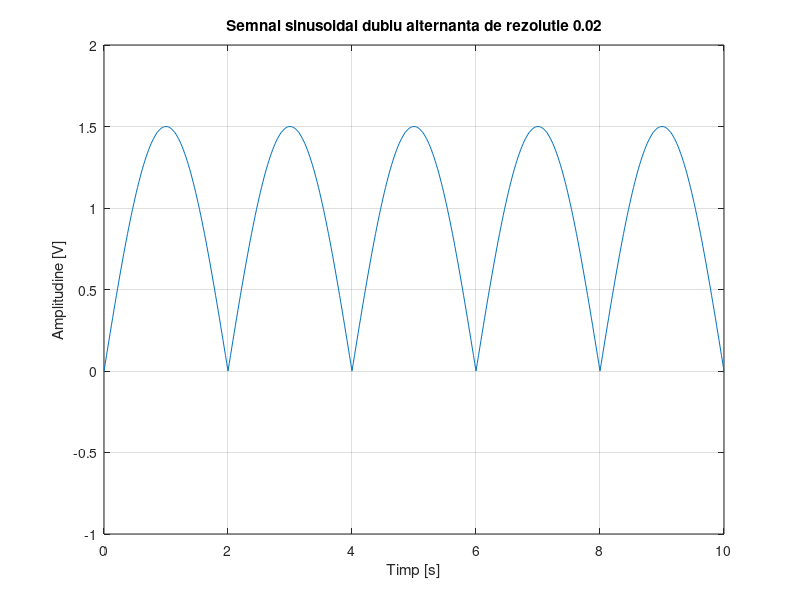

The MATLAB source for this figure:
f=0.25
t=0:0.02:10;    %rezolutie 0.02s
A=1.5;
y=abs(A*sin(2*pi*0.25*t));
plot(t,y), grid;
axis([0,10,-1,2])
title('Semnal sinusoidal dublu alternanta de rezolutie 0.02')
xlabel('Timp [s]')
ylabel('Amplitudine [V]')
